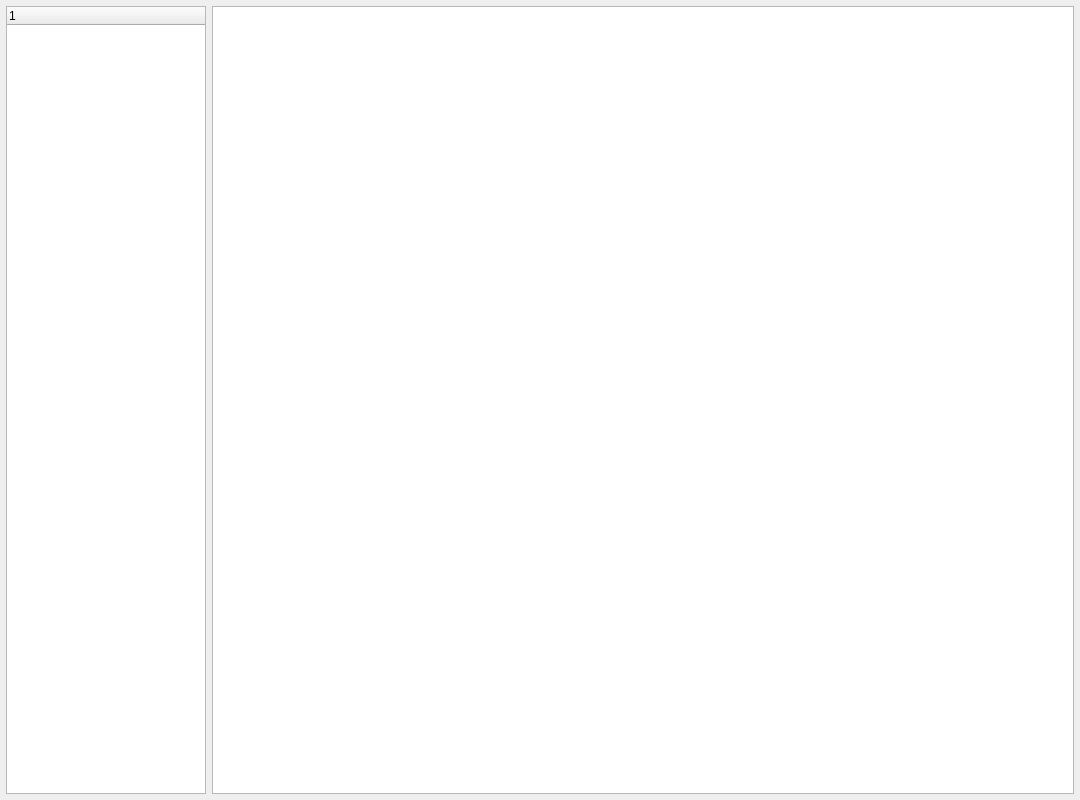
<?xml version="1.0" encoding="UTF-8"?>
<ui version="4.0">
 <class>OPCWidget</class>
 <widget class="QWidget" name="OPCWidget">
  <property name="geometry">
   <rect>
    <x>0</x>
    <y>0</y>
    <width>1080</width>
    <height>800</height>
   </rect>
  </property>
  <property name="windowTitle">
   <string>OPCWidget</string>
  </property>
  <layout class="QGridLayout" name="gridLayout">
   <property name="leftMargin">
    <number>6</number>
   </property>
   <property name="topMargin">
    <number>6</number>
   </property>
   <property name="rightMargin">
    <number>6</number>
   </property>
   <property name="bottomMargin">
    <number>6</number>
   </property>
   <item row="0" column="0">
    <widget class="QTreeWidget" name="treeWidget">
     <property name="sizePolicy">
      <sizepolicy hsizetype="Fixed" vsizetype="Expanding">
       <horstretch>0</horstretch>
       <verstretch>0</verstretch>
      </sizepolicy>
     </property>
     <property name="maximumSize">
      <size>
       <width>200</width>
       <height>16777215</height>
      </size>
     </property>
     <column>
      <property name="text">
       <string notr="true">1</string>
      </property>
     </column>
    </widget>
   </item>
   <item row="0" column="1">
    <widget class="QTableWidget" name="tableWidget">
     <property name="sizePolicy">
      <sizepolicy hsizetype="Expanding" vsizetype="Expanding">
       <horstretch>1</horstretch>
       <verstretch>0</verstretch>
      </sizepolicy>
     </property>
    </widget>
   </item>
  </layout>
 </widget>
 <layoutdefault spacing="6" margin="11"/>
 <resources/>
 <connections/>
</ui>
